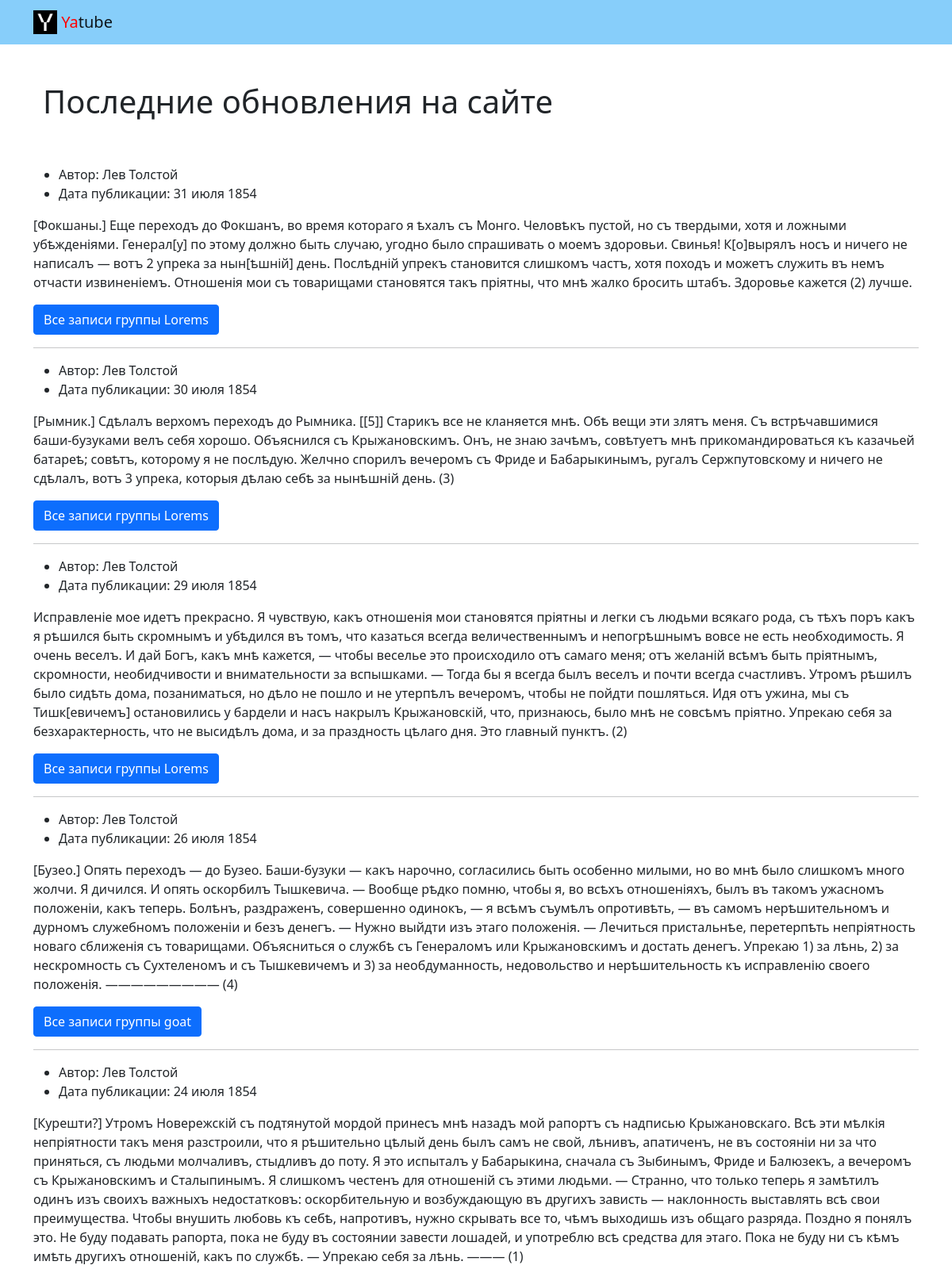
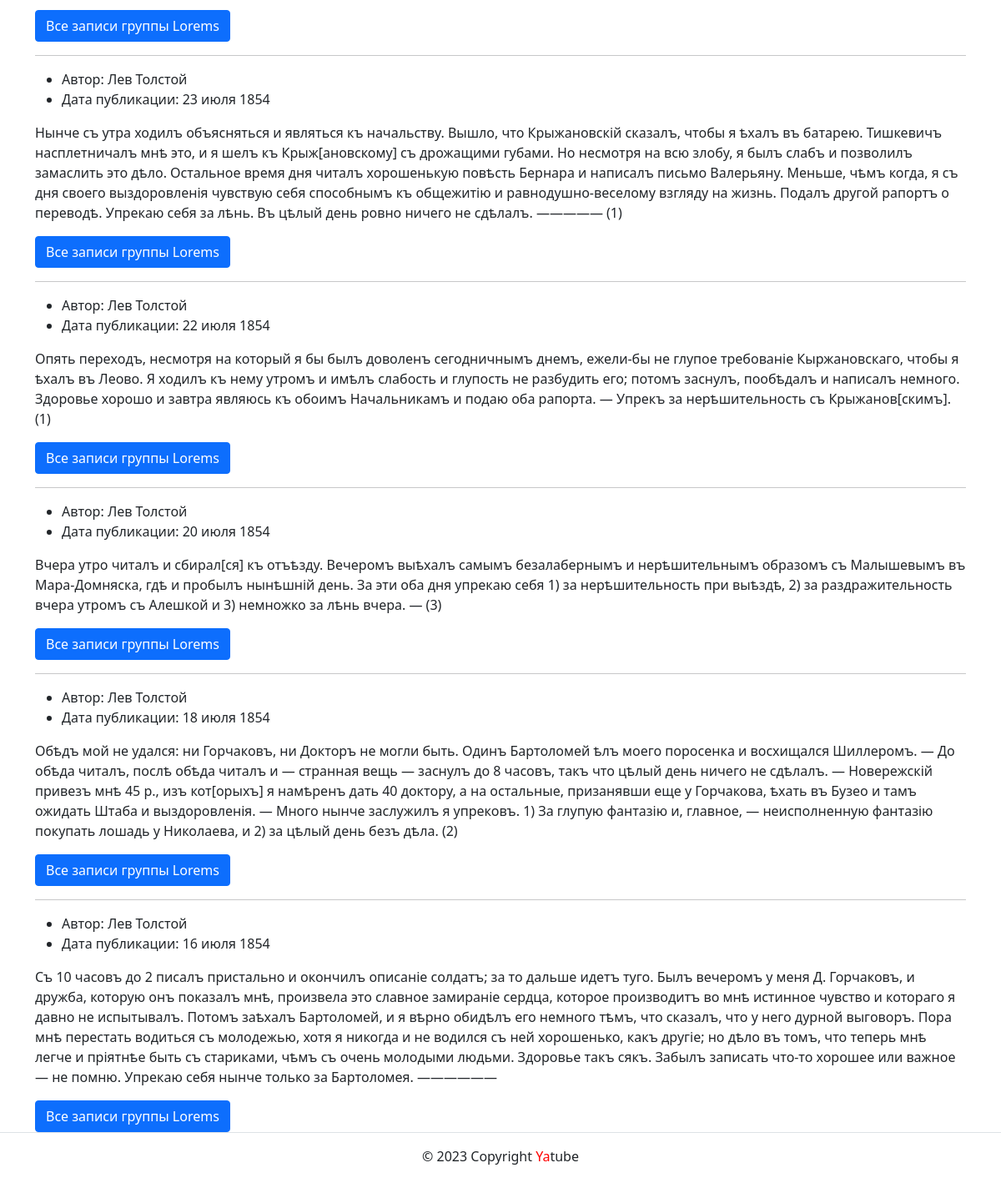
The page / on the database its author committed (2 pictures, top to bottom).
### posts/models.py (models this page shows, shortened)
class Post(models.Model):
    text = models.TextField()
    pub_date = models.DateTimeField(auto_now_add=True)
    author = models.ForeignKey(
        User,
        on_delete=models.CASCADE,
        related_name='posts'
    )
    group = models.ForeignKey(
        Group,
        blank=True,
        null=True,
        on_delete=models.PROTECT,
        related_name='groups'
    )
    class Meta:
        ordering = ['-pub_date']

class Group(models.Model):
    title = models.CharField(max_length=200)
    slug = models.SlugField(unique=True)
    description = models.TextField()

### posts/views.py (the view)
# urls.py: path('', views.index, name='index'),
def index(request):
    posts = Post.objects.all()[:10]
    context = {
        'posts': posts,
    }
    return render(request, 'posts/index.html', context)

### templates/posts/index.html (shortened to what this page needs)
{% extends 'base.html' %}
{% block content %}
  <div class="container py-5">
    <h1> Последние обновления на сайте </h1>
  </div>
  {% for post in posts %}
    {% include 'includes/publication.html' %}
    {% if post.group %}
        <a class="btn btn-primary" href="{% url 'posts:group_list' post.group.slug %}" role="button">Все записи группы {{ post.group.title }}</a>
    {% endif %}
    {% if not forloop.last %}<hr>{% endif %}
  {% endfor %}
{% endblock content %}

### templates/base.html (shortened to what this page needs)
<!DOCTYPE html>
<html lang="ru">
  <head>
    {% load static %}
    <link rel="stylesheet" href="{% static 'css/bootstrap.min.css' %}">
  </head>
  <body>
    {% include 'includes/header.html' %}
    <main>
      <div class="container">
        {% block content %}{% endblock %}
      </div>
    </main>
    {% include 'includes/footer.html' %}
  </body>
</html>

### templates/includes/header.html (shortened to what this page needs)
{% load static %}
<header>
  <nav class="navbar navbar-light" style="background-color: lightskyblue">
    <div class="container">
      <a class="navbar-brand" href="{% url 'posts:index' %}">
        <img src="{% static 'img/logo.png' %}" width="30" height="30" class="d-inline-block align-top" alt="">
        <span style="color:red">Ya</span>tube</a>
    </div>
  </nav>
</header>

### templates/includes/publication.html
<ul>
    <li>
        Автор: {{ post.author.get_full_name }}
    </li>
    <li>
        Дата публикации: {{ post.pub_date|date:"d E Y" }}
    </li>
</ul>
<p>{{ post.text }}</p>

### templates/includes/footer.html
<footer class="border-top text-center py-3">
  <p>© {% now "Y" %} Copyright <span style="color:red">Ya</span>tube</p>
</footer>

### rows shown on the page
Post: author.get_full_name "Лев Толстой", pub_date "31 июля 1854", text "[Фокшаны.] Еще переходъ до Фокшанъ, во время котораго я ѣхалъ съ Монго. Человѣкъ пустой, но съ твердыми, хотя и ложными убѣжденіями. Генерал[у] по этому должно быть случаю, угодно было спрашивать о моемъ здоровьи. Свинья! К[о]вырялъ носъ и ничего не написалъ — вотъ 2 упрека за нын[ѣшній] день. Послѣдній упрекъ становится слишкомъ частъ, хотя походъ и можетъ служить въ немъ отчасти извиненіемъ. Отношенія мои съ товарищами становятся такъ пріятны, что мнѣ жалко бросить штабъ. Здоровье кажется (2) лучше.", group "Lorems"
Post: author.get_full_name "Лев Толстой", pub_date "30 июля 1854", text "[Рымник.] Сдѣлалъ верхомъ переходъ до Рымника. [[5]] Старикъ все не кланяется мнѣ. Обѣ вещи эти злятъ меня. Съ встрѣчавшимися баши-бузуками велъ себя хорошо. Объяснился съ Крыжановскимъ. Онъ, не знаю зачѣмъ, совѣтуетъ мнѣ прикомандироваться къ казачьей батареѣ; совѣтъ, которому я не послѣдую. Желчно спорилъ вечеромъ съ Фриде и Бабарыкинымъ, ругалъ Сержпутовскому и ничего не сдѣлалъ, вотъ 3 упрека, которыя дѣлаю себѣ за нынѣшній день. (3)", group "Lorems"
Post: author.get_full_name "Лев Толстой", pub_date "29 июля 1854", text "Исправленіе мое идетъ прекрасно. Я чувствую, какъ отношенія мои становятся пріятны и легки съ людьми всякаго рода, съ тѣхъ поръ какъ я рѣшился быть скромнымъ и убѣдился въ томъ, что казаться всегда величественнымъ и непогрѣшнымъ вовсе не есть необходимость. Я очень веселъ. И дай Богъ, какъ мнѣ кажется, — чтобы веселье это происходило отъ самаго меня; отъ желаній всѣмъ быть пріятнымъ, скромности, необидчивости и внимательности за вспышками. — Тогда бы я всегда былъ веселъ и почти всегда счастливъ. Утромъ рѣшилъ было сидѣть дома, позаниматься, но дѣло не пошло и не утерпѣлъ вечеромъ, чтобы не пойдти пошляться. Идя отъ ужина, мы съ Тишк[евичемъ] остановились у бардели и насъ накрылъ…", group "Lorems"
Post: author.get_full_name "Лев Толстой", pub_date "26 июля 1854", text "[Бузео.] Опять переходъ — до Бузео. Баши-бузуки — какъ нарочно, согласились быть особенно милыми, но во мнѣ было слишкомъ много жолчи. Я дичился. И опять оскорбилъ Тышкевича. — Вообще рѣдко помню, чтобы я, во всѣхъ отношеніяхъ, былъ въ такомъ ужасномъ положеніи, какъ теперь. Болѣнъ, раздраженъ, совершенно одинокъ, — я всѣмъ съумѣлъ опротивѣть, — въ самомъ нерѣшительномъ и дурномъ служебномъ положеніи и безъ денегъ. — Нужно выйдти изъ этаго положенія. — Лечиться пристальнѣе, перетерпѣть непріятность новаго сближенія съ товарищами. Объясниться о службѣ съ Генераломъ или Крыжановскимъ и достать денегъ. Упрекаю 1) за лѣнь, 2) за нескромность съ Сухтеленомъ и съ Тышкевичемъ и 3) за…", group "goat"
Post: author.get_full_name "Лев Толстой", pub_date "24 июля 1854", text "[Курешти?] Утромъ Новережскій съ подтянутой мордой принесъ мнѣ назадъ мой рапортъ съ надписью Крыжановскаго. Всѣ эти мѣлкія непріятности такъ меня разстроили, что я рѣшительно цѣлый день былъ самъ не свой, лѣнивъ, апатиченъ, не въ состояніи ни за что приняться, съ людьми молчаливъ, стыдливъ до поту. Я это испыталъ у Бабарыкина, сначала съ Зыбинымъ, Фриде и Балюзекъ, а вечеромъ съ Крыжановскимъ и Сталыпинымъ. Я слишкомъ честенъ для отношеній съ этими людьми. — Странно, что только теперь я замѣтилъ одинъ изъ своихъ важныхъ недостатковъ: оскорбительную и возбуждающую въ другихъ зависть — наклонность выставлять всѣ свои преимущества. Чтобы внушить любовь къ себѣ, напротивъ, нужно скрывать все…", group "Lorems"
Post: author.get_full_name "Лев Толстой", pub_date "23 июля 1854", text "Нынче съ утра ходилъ объясняться и являться къ начальству. Вышло, что Крыжановскій сказалъ, чтобы я ѣхалъ въ батарею. Тишкевичъ насплетничалъ мнѣ это, и я шелъ къ Крыж[ановскому] съ дрожащими губами. Но несмотря на всю злобу, я былъ слабъ и позволилъ замаслить это дѣло. Остальное время дня читалъ хорошенькую повѣсть Бернара и написалъ письмо Валерьяну. Меньше, чѣмъ когда, я съ дня своего выздоровленія чувствую себя способнымъ къ общежитію и равнодушно-веселому взгляду на жизнь. Подалъ другой рапортъ о переводѣ. Упрекаю себя за лѣнь. Въ цѣлый день ровно ничего не сдѣлалъ. ————— (1)", group "Lorems"
Post: author.get_full_name "Лев Толстой", pub_date "22 июля 1854", text "Опять переходъ, несмотря на который я бы былъ доволенъ сегодничнымъ днемъ, ежели-бы не глупое требованіе Кыржановскаго, чтобы я ѣхалъ въ Леово. Я ходилъ къ нему утромъ и имѣлъ слабость и глупость не разбудить его; потомъ заснулъ, пообѣдалъ и написалъ немного. Здоровье хорошо и завтра являюсь къ обоимъ Начальникамъ и подаю оба рапорта. — Упрекъ за нерѣшительность съ Крыжанов[скимъ]. (1)", group "Lorems"
Post: author.get_full_name "Лев Толстой", pub_date "20 июля 1854", text "Вчера утро читалъ и сбирал[ся] къ отъѣзду. Вечеромъ выѣхалъ самымъ безалабернымъ и нерѣшительнымъ образомъ съ Малышевымъ въ Мара-Домняска, гдѣ и пробылъ нынѣшній день. За эти оба дня упрекаю себя 1) за нерѣшительность при выѣздѣ, 2) за раздражительность вчера утромъ съ Алешкой и 3) немножко за лѣнь вчера. — (3)", group "Lorems"
Post: author.get_full_name "Лев Толстой", pub_date "18 июля 1854", text "Обѣдъ мой не удался: ни Горчаковъ, ни Докторъ не могли быть. Одинъ Бартоломей ѣлъ моего поросенка и восхищался Шиллеромъ. — До обѣда читалъ, послѣ обѣда читалъ и — странная вещь — заснулъ до 8 часовъ, такъ что цѣлый день ничего не сдѣлалъ. — Новережскій привезъ мнѣ 45 р., изъ кот[орыхъ] я намѣренъ дать 40 доктору, а на остальные, призанявши еще у Горчакова, ѣхать въ Бузео и тамъ ожидать Штаба и выздоровленія. — Много нынче заслужилъ я упрековъ. 1) За глупую фантазію и, главное, — неисполненную фантазію покупать лошадь у Николаева, и 2) за цѣлый день безъ дѣла. (2)", group "Lorems"
Post: author.get_full_name "Лев Толстой", pub_date "16 июля 1854", text "Съ 10 часовъ до 2 писалъ пристально и окончилъ описаніе солдатъ; за то дальше идетъ туго. Былъ вечеромъ у меня Д. Горчаковъ, и дружба, которую онъ показалъ мнѣ, произвела это славное замираніе сердца, которое производитъ во мнѣ истинное чувство и котораго я давно не испытывалъ. Потомъ заѣхалъ Бартоломей, и я вѣрно обидѣлъ его немного тѣмъ, что сказалъ, что у него дурной выговоръ. Пора мнѣ перестать водиться съ молодежью, хотя я никогда и не водился съ ней хорошенько, какъ другіе; но дѣло въ томъ, что теперь мнѣ легче и пріятнѣе быть съ стариками, чѣмъ съ очень молодыми людьми. Здоровье такъ сякъ. Забылъ записать что-то хорошее или важное — не помню. Упрекаю себя нынче только за Бартоломея.…", group "Lorems"
